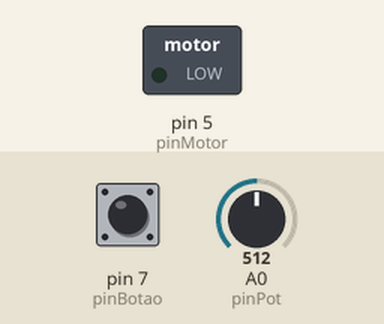
The sketch below on a simulated Arduino Uno, built with avr-gcc and run on an emulated ATmega328P. Shown: switched loads named in the sketch (green lamp = pin HIGH). Inputs (shaded band) come from the test bench; at power-on: pin 7 (pinBotao) HIGH, A0 (pinPot) = 512. What the sketch prints to the serial monitor is not drawn.

Above: at 1.2 s.
1.3 s: pin 7 (pinBotao) pulled LOW for 0.15 s
At 1.6 s:
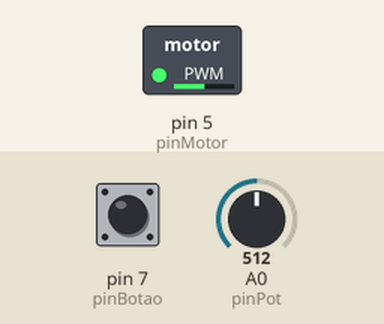
2.9 s: A0 (pinPot) set to 716
At 4.1 s:
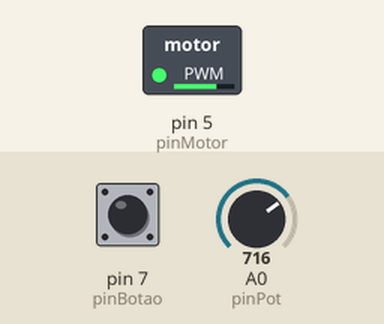
4.4 s: A0 (pinPot) set to 900
At 5.1 s:
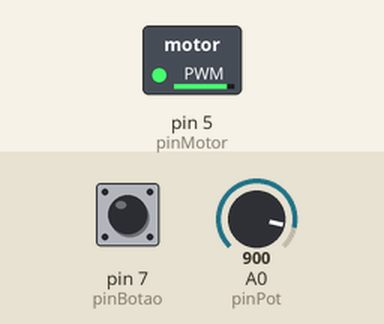
5.9 s: A0 (pinPot) set to 122
At 6.3 s:
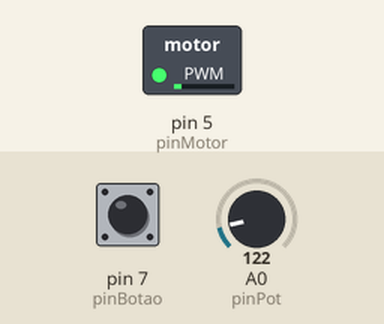
7.4 s: pin 7 (pinBotao) pulled LOW for 1 s
At 8.6 s:
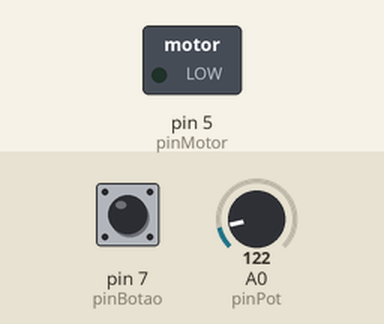
9.9 s: pin 7 (pinBotao) pulled LOW for 3.2 s
At 10.5 s:
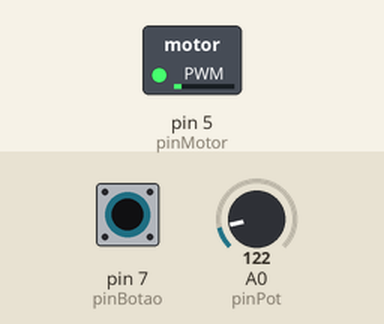
Timing chart, 0 to 12.9 s (numbered marks = the images above; inputs shaded):
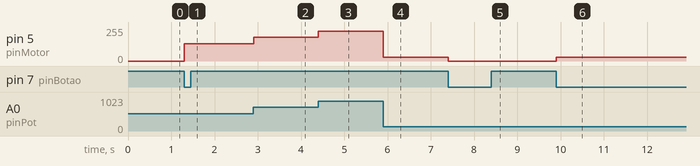

The sketch:

lab8_tarefa3.ino
```cpp
#include <EEPROM.h>

#define pinMotor 5 // PWM
int pinPot = A0; // Potenciômetro

int pinBotao = 7;
int velocidade = 0;

boolean botaoRetencao(); //Declaração da função que lê o estado do botão, ligado/desligado.

void setup() {
    Serial.begin(9600);

    pinMode(pinBotao, INPUT_PULLUP);
    pinMode(pinMotor, OUTPUT);
    pinMode(pinPot, INPUT);


}

void loop() {

    botaoRetencao(pinBotao);

    if(botaoRetencao(pinBotao)) {

    velocidade = analogRead(pinPot);
    analogWrite(pinMotor, velocidade/4);

    } else {
      analogWrite(pinMotor, 0);
    }
    Serial.println(velocidade/4);
}

boolean botaoRetencao(int pinBotao) { //Verifica se o botão foi acionado **Botão com retenção e resistor de PullUp interno do Arduino**
    #define delayBounce 50
    static unsigned long tempoDeBounce = 0;
    boolean estadoBotao;
    static boolean estadoAntBotao = true;
    static boolean estado = false;

    estadoBotao = digitalRead(pinBotao);

    if( (!estadoBotao && estadoAntBotao) && ( millis() - tempoDeBounce) > delayBounce ) {
       estado = !estado;
       tempoDeBounce = millis();
    }
    estadoAntBotao = estadoBotao;

    return estado;
}
```

Measured:
- after the input at 1.3 s, pin 5 (pinMotor): 0/255 → 128/255 at once
- after the input at 2.9 s, pin 5 (pinMotor): 128/255 → 179/255 at once
- after the input at 4.4 s, pin 5 (pinMotor): 179/255 → 225/255 at once
- after the input at 5.9 s, pin 5 (pinMotor): 225/255 → 30/255 at once
- after the input at 7.4 s, pin 5 (pinMotor): 30/255 → 0/255 at once
- after the input at 9.9 s, pin 5 (pinMotor): 0/255 → 30/255 at once
